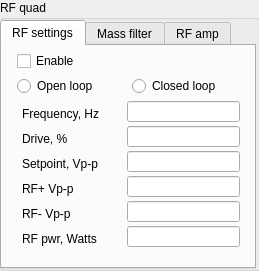
<?xml version="1.0" encoding="UTF-8"?>
<ui version="4.0">
 <class>RFamp</class>
 <widget class="QDialog" name="RFamp">
  <property name="geometry">
   <rect>
    <x>0</x>
    <y>0</y>
    <width>259</width>
    <height>271</height>
   </rect>
  </property>
  <property name="windowTitle">
   <string>Dialog</string>
  </property>
  <widget class="QGroupBox" name="gbRFamp">
   <property name="geometry">
    <rect>
     <x>0</x>
     <y>0</y>
     <width>261</width>
     <height>271</height>
    </rect>
   </property>
   <property name="title">
    <string>RF quad</string>
   </property>
   <widget class="QTabWidget" name="tabRFquad">
    <property name="geometry">
     <rect>
      <x>0</x>
      <y>20</y>
      <width>256</width>
      <height>249</height>
     </rect>
    </property>
    <property name="currentIndex">
     <number>0</number>
    </property>
    <widget class="QWidget" name="tabRFsettings">
     <attribute name="title">
      <string>RF settings</string>
     </attribute>
     <widget class="QCheckBox" name="chkSRFAENA_ON_OFF">
      <property name="geometry">
       <rect>
        <x>15</x>
        <y>5</y>
        <width>87</width>
        <height>20</height>
       </rect>
      </property>
      <property name="text">
       <string>Enable</string>
      </property>
     </widget>
     <widget class="QLabel" name="label">
      <property name="geometry">
       <rect>
        <x>20</x>
        <y>60</y>
        <width>86</width>
        <height>16</height>
       </rect>
      </property>
      <property name="text">
       <string>Frequency, Hz</string>
      </property>
     </widget>
     <widget class="QLineEdit" name="leGFRAVPPB">
      <property name="geometry">
       <rect>
        <x>125</x>
        <y>155</y>
        <width>113</width>
        <height>21</height>
       </rect>
      </property>
      <property name="readOnly">
       <bool>true</bool>
      </property>
     </widget>
     <widget class="QLineEdit" name="leSRFALEV">
      <property name="geometry">
       <rect>
        <x>125</x>
        <y>105</y>
        <width>113</width>
        <height>21</height>
       </rect>
      </property>
     </widget>
     <widget class="QRadioButton" name="rbSRFAMOD_CLOSED">
      <property name="geometry">
       <rect>
        <x>130</x>
        <y>30</y>
        <width>100</width>
        <height>20</height>
       </rect>
      </property>
      <property name="text">
       <string>Closed loop</string>
      </property>
     </widget>
     <widget class="QLineEdit" name="leGRFAPWR">
      <property name="geometry">
       <rect>
        <x>125</x>
        <y>180</y>
        <width>113</width>
        <height>21</height>
       </rect>
      </property>
      <property name="readOnly">
       <bool>true</bool>
      </property>
     </widget>
     <widget class="QLineEdit" name="leSRFADRV">
      <property name="geometry">
       <rect>
        <x>125</x>
        <y>80</y>
        <width>113</width>
        <height>21</height>
       </rect>
      </property>
     </widget>
     <widget class="QLabel" name="label_4">
      <property name="geometry">
       <rect>
        <x>20</x>
        <y>185</y>
        <width>86</width>
        <height>16</height>
       </rect>
      </property>
      <property name="text">
       <string>RF pwr, Watts</string>
      </property>
     </widget>
     <widget class="QLabel" name="label_5">
      <property name="geometry">
       <rect>
        <x>20</x>
        <y>85</y>
        <width>86</width>
        <height>16</height>
       </rect>
      </property>
      <property name="text">
       <string>Drive, %</string>
      </property>
     </widget>
     <widget class="QRadioButton" name="rbSRFAMOD_OPEN">
      <property name="geometry">
       <rect>
        <x>15</x>
        <y>30</y>
        <width>100</width>
        <height>20</height>
       </rect>
      </property>
      <property name="text">
       <string>Open loop</string>
      </property>
     </widget>
     <widget class="QLabel" name="label_2">
      <property name="geometry">
       <rect>
        <x>20</x>
        <y>160</y>
        <width>86</width>
        <height>16</height>
       </rect>
      </property>
      <property name="text">
       <string>RF- Vp-p</string>
      </property>
     </widget>
     <widget class="QLineEdit" name="leSRFAFREQ">
      <property name="geometry">
       <rect>
        <x>125</x>
        <y>55</y>
        <width>113</width>
        <height>21</height>
       </rect>
      </property>
     </widget>
     <widget class="QLabel" name="label_6">
      <property name="geometry">
       <rect>
        <x>20</x>
        <y>110</y>
        <width>101</width>
        <height>16</height>
       </rect>
      </property>
      <property name="text">
       <string>Setpoint, Vp-p</string>
      </property>
     </widget>
     <widget class="QLabel" name="label_3">
      <property name="geometry">
       <rect>
        <x>20</x>
        <y>135</y>
        <width>86</width>
        <height>16</height>
       </rect>
      </property>
      <property name="text">
       <string>RF+ Vp-p</string>
      </property>
     </widget>
     <widget class="QLineEdit" name="leGRFAVPPA">
      <property name="geometry">
       <rect>
        <x>125</x>
        <y>130</y>
        <width>113</width>
        <height>21</height>
       </rect>
      </property>
      <property name="readOnly">
       <bool>true</bool>
      </property>
     </widget>
    </widget>
    <widget class="QWidget" name="tabMassFilter">
     <attribute name="title">
      <string>Mass filter</string>
     </attribute>
     <widget class="QLabel" name="label_7">
      <property name="geometry">
       <rect>
        <x>15</x>
        <y>32</y>
        <width>60</width>
        <height>16</height>
       </rect>
      </property>
      <property name="text">
       <string>Ro, mm</string>
      </property>
     </widget>
     <widget class="QLabel" name="label_8">
      <property name="geometry">
       <rect>
        <x>15</x>
        <y>84</y>
        <width>96</width>
        <height>16</height>
       </rect>
      </property>
      <property name="text">
       <string>Resolving DC, V</string>
      </property>
     </widget>
     <widget class="QLabel" name="label_9">
      <property name="geometry">
       <rect>
        <x>15</x>
        <y>108</y>
        <width>86</width>
        <height>16</height>
       </rect>
      </property>
      <property name="text">
       <string>Pole Bias, V</string>
      </property>
     </widget>
     <widget class="QLabel" name="label_10">
      <property name="geometry">
       <rect>
        <x>15</x>
        <y>136</y>
        <width>106</width>
        <height>16</height>
       </rect>
      </property>
      <property name="text">
       <string>Resolution, AMU</string>
      </property>
     </widget>
     <widget class="QLabel" name="label_11">
      <property name="geometry">
       <rect>
        <x>15</x>
        <y>160</y>
        <width>60</width>
        <height>16</height>
       </rect>
      </property>
      <property name="text">
       <string>m/z</string>
      </property>
     </widget>
     <widget class="QLineEdit" name="leSRFAR0">
      <property name="geometry">
       <rect>
        <x>130</x>
        <y>30</y>
        <width>113</width>
        <height>21</height>
       </rect>
      </property>
     </widget>
     <widget class="QLineEdit" name="leSRFARDC">
      <property name="geometry">
       <rect>
        <x>130</x>
        <y>82</y>
        <width>113</width>
        <height>21</height>
       </rect>
      </property>
     </widget>
     <widget class="QLineEdit" name="leSRFAPB">
      <property name="geometry">
       <rect>
        <x>130</x>
        <y>108</y>
        <width>113</width>
        <height>21</height>
       </rect>
      </property>
     </widget>
     <widget class="QLineEdit" name="leSRFARES">
      <property name="geometry">
       <rect>
        <x>130</x>
        <y>134</y>
        <width>113</width>
        <height>21</height>
       </rect>
      </property>
     </widget>
     <widget class="QLineEdit" name="leSRFAMZ">
      <property name="geometry">
       <rect>
        <x>130</x>
        <y>160</y>
        <width>113</width>
        <height>21</height>
       </rect>
      </property>
     </widget>
     <widget class="QPushButton" name="pbRFAupdate">
      <property name="geometry">
       <rect>
        <x>15</x>
        <y>185</y>
        <width>221</width>
        <height>32</height>
       </rect>
      </property>
      <property name="text">
       <string>Update</string>
      </property>
      <property name="autoDefault">
       <bool>false</bool>
      </property>
     </widget>
     <widget class="QLineEdit" name="leSRFAK">
      <property name="geometry">
       <rect>
        <x>130</x>
        <y>56</y>
        <width>113</width>
        <height>21</height>
       </rect>
      </property>
     </widget>
     <widget class="QLabel" name="label_21">
      <property name="geometry">
       <rect>
        <x>14</x>
        <y>56</y>
        <width>109</width>
        <height>16</height>
       </rect>
      </property>
      <property name="text">
       <string>RDC=RFpp/k, k=</string>
      </property>
     </widget>
     <widget class="QCheckBox" name="chkSDCPWR_ON_OFF">
      <property name="geometry">
       <rect>
        <x>15</x>
        <y>5</y>
        <width>176</width>
        <height>20</height>
       </rect>
      </property>
      <property name="text">
       <string>DC power supply enable</string>
      </property>
     </widget>
    </widget>
    <widget class="QWidget" name="tabRFamp">
     <attribute name="title">
      <string>RF amp</string>
     </attribute>
     <widget class="QLabel" name="label_12">
      <property name="geometry">
       <rect>
        <x>10</x>
        <y>8</y>
        <width>60</width>
        <height>16</height>
       </rect>
      </property>
      <property name="text">
       <string>DC V</string>
      </property>
     </widget>
     <widget class="QLabel" name="label_13">
      <property name="geometry">
       <rect>
        <x>10</x>
        <y>30</y>
        <width>60</width>
        <height>16</height>
       </rect>
      </property>
      <property name="text">
       <string>DC I in</string>
      </property>
     </widget>
     <widget class="QLabel" name="label_14">
      <property name="geometry">
       <rect>
        <x>10</x>
        <y>52</y>
        <width>81</width>
        <height>16</height>
       </rect>
      </property>
      <property name="text">
       <string>DR pwr in,W</string>
      </property>
     </widget>
     <widget class="QLabel" name="label_15">
      <property name="geometry">
       <rect>
        <x>10</x>
        <y>76</y>
        <width>60</width>
        <height>16</height>
       </rect>
      </property>
      <property name="text">
       <string>Temp, C</string>
      </property>
     </widget>
     <widget class="QLabel" name="label_16">
      <property name="geometry">
       <rect>
        <x>10</x>
        <y>100</y>
        <width>66</width>
        <height>16</height>
       </rect>
      </property>
      <property name="text">
       <string>RF Vrms</string>
      </property>
     </widget>
     <widget class="QLabel" name="label_17">
      <property name="geometry">
       <rect>
        <x>10</x>
        <y>126</y>
        <width>60</width>
        <height>16</height>
       </rect>
      </property>
      <property name="text">
       <string>RF Irms</string>
      </property>
     </widget>
     <widget class="QLabel" name="label_18">
      <property name="geometry">
       <rect>
        <x>10</x>
        <y>150</y>
        <width>91</width>
        <height>16</height>
       </rect>
      </property>
      <property name="text">
       <string>RF fwd pwr,W</string>
      </property>
     </widget>
     <widget class="QLabel" name="label_19">
      <property name="geometry">
       <rect>
        <x>10</x>
        <y>174</y>
        <width>86</width>
        <height>16</height>
       </rect>
      </property>
      <property name="text">
       <string>RF rev pwr,W</string>
      </property>
     </widget>
     <widget class="QLabel" name="label_20">
      <property name="geometry">
       <rect>
        <x>10</x>
        <y>196</y>
        <width>60</width>
        <height>16</height>
       </rect>
      </property>
      <property name="text">
       <string>SWR</string>
      </property>
     </widget>
     <widget class="QLineEdit" name="lelRRFAAMP_1">
      <property name="geometry">
       <rect>
        <x>130</x>
        <y>5</y>
        <width>113</width>
        <height>21</height>
       </rect>
      </property>
      <property name="readOnly">
       <bool>true</bool>
      </property>
     </widget>
     <widget class="QLineEdit" name="lelRRFAAMP_2">
      <property name="geometry">
       <rect>
        <x>130</x>
        <y>28</y>
        <width>113</width>
        <height>21</height>
       </rect>
      </property>
      <property name="readOnly">
       <bool>true</bool>
      </property>
     </widget>
     <widget class="QLineEdit" name="lelRRFAAMP_3">
      <property name="geometry">
       <rect>
        <x>130</x>
        <y>52</y>
        <width>113</width>
        <height>21</height>
       </rect>
      </property>
      <property name="readOnly">
       <bool>true</bool>
      </property>
     </widget>
     <widget class="QLineEdit" name="lelRRFAAMP_4">
      <property name="geometry">
       <rect>
        <x>130</x>
        <y>76</y>
        <width>113</width>
        <height>21</height>
       </rect>
      </property>
      <property name="readOnly">
       <bool>true</bool>
      </property>
     </widget>
     <widget class="QLineEdit" name="lelRRFAAMP_5">
      <property name="geometry">
       <rect>
        <x>130</x>
        <y>100</y>
        <width>113</width>
        <height>21</height>
       </rect>
      </property>
      <property name="readOnly">
       <bool>true</bool>
      </property>
     </widget>
     <widget class="QLineEdit" name="lelRRFAAMP_6">
      <property name="geometry">
       <rect>
        <x>130</x>
        <y>124</y>
        <width>113</width>
        <height>21</height>
       </rect>
      </property>
      <property name="readOnly">
       <bool>true</bool>
      </property>
     </widget>
     <widget class="QLineEdit" name="lelRRFAAMP_7">
      <property name="geometry">
       <rect>
        <x>130</x>
        <y>148</y>
        <width>113</width>
        <height>21</height>
       </rect>
      </property>
      <property name="readOnly">
       <bool>true</bool>
      </property>
     </widget>
     <widget class="QLineEdit" name="lelRRFAAMP_8">
      <property name="geometry">
       <rect>
        <x>130</x>
        <y>172</y>
        <width>113</width>
        <height>21</height>
       </rect>
      </property>
      <property name="readOnly">
       <bool>true</bool>
      </property>
     </widget>
     <widget class="QLineEdit" name="lelRRFAAMP_9">
      <property name="geometry">
       <rect>
        <x>130</x>
        <y>196</y>
        <width>113</width>
        <height>21</height>
       </rect>
      </property>
      <property name="readOnly">
       <bool>true</bool>
      </property>
     </widget>
    </widget>
   </widget>
  </widget>
 </widget>
 <resources/>
 <connections/>
</ui>
